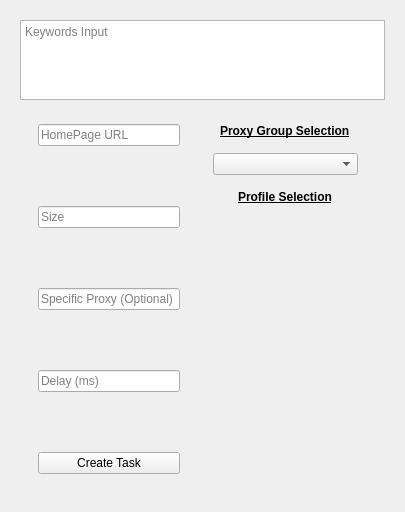
            <widget class="QWidget" name="createTasksPage">
             <layout class="QVBoxLayout" name="verticalLayout_7">
              <item alignment="Qt::AlignTop">
               <widget class="QWidget" name="createTasksPageSubContainer1" native="true">
                <layout class="QVBoxLayout" name="verticalLayout_31">
                 <item alignment="Qt::AlignTop">
                  <widget class="QTextEdit" name="keyWordInput">
                   <property name="maximumSize">
                    <size>
                     <width>16777215</width>
                     <height>80</height>
                    </size>
                   </property>
                   <property name="placeholderText">
                    <string>Keywords Input</string>
                   </property>
                  </widget>
                 </item>
                 <item>
                  <widget class="QWidget" name="createTasksPageSubContainer2" native="true">
                   <layout class="QHBoxLayout" name="horizontalLayout_23">
                    <item alignment="Qt::AlignLeft|Qt::AlignTop">
                     <widget class="QWidget" name="taskInfoContainer" native="true">
                      <property name="minimumSize">
                       <size>
                        <width>160</width>
                        <height>0</height>
                       </size>
                      </property>
                      <layout class="QVBoxLayout" name="verticalLayout_32">
                       <property name="spacing">
                        <number>60</number>
                       </property>
                       <item>
                        <widget class="QLineEdit" name="homePageInput">
                         <property name="placeholderText">
                          <string>HomePage URL</string>
                         </property>
                        </widget>
                       </item>
                       <item>
                        <widget class="QLineEdit" name="sizeInput">
                         <property name="placeholderText">
                          <string>Size</string>
                         </property>
                        </widget>
                       </item>
                       <item>
                        <widget class="QLineEdit" name="specificProxyInput">
                         <property name="placeholderText">
                          <string>Specific Proxy (Optional)</string>
                         </property>
                        </widget>
                       </item>
                       <item>
                        <widget class="QLineEdit" name="delayInput">
                         <property name="placeholderText">
                          <string>Delay (ms)</string>
                         </property>
                        </widget>
                       </item>
                       <item>
                        <widget class="QPushButton" name="createTaskBtn">
                         <property name="text">
                          <string>Create Task</string>
                         </property>
                        </widget>
                       </item>
                      </layout>
                     </widget>
                    </item>
                    <item alignment="Qt::AlignTop">
                     <widget class="QWidget" name="profileProxySelectionContainer" native="true">
                      <layout class="QVBoxLayout" name="verticalLayout_33">
                       <item alignment="Qt::AlignHCenter">
                        <widget class="QLabel" name="profileProxyGroupLabel">
                         <property name="font">
                          <font>
                           <bold>true</bold>
                           <underline>true</underline>
                          </font>
                         </property>
                         <property name="text">
                          <string>Proxy Group Selection</string>
                         </property>
                        </widget>
                       </item>
                       <item>
                        <widget class="QWidget" name="proxySelectionContainer" native="true">
                         <layout class="QVBoxLayout" name="verticalLayout_39">
                          <item>
                           <widget class="QComboBox" name="taskProxyGroupComboBox">
                            <property name="currentText">
                             <string/>
                            </property>
                            <property name="placeholderText">
                             <string>Select a Proxy Group</string>
                            </property>
                           </widget>
                          </item>
                         </layout>
                        </widget>
                       </item>
                       <item alignment="Qt::AlignHCenter">
                        <widget class="QLabel" name="profileSelectionLabel">
                         <property name="font">
                          <font>
                           <bold>true</bold>
                           <underline>true</underline>
                          </font>
                         </property>
                         <property name="text">
                          <string>Profile Selection</string>
                         </property>
                        </widget>
                       </item>
                       <item>
                        <widget class="QWidget" name="profileSelectionContainer" native="true">
                         <layout class="QVBoxLayout" name="verticalLayout_38"/>
                        </widget>
                       </item>
                      </layout>
                     </widget>
                    </item>
                   </layout>
                  </widget>
                 </item>
                </layout>
               </widget>
              </item>
             </layout>
            </widget>
